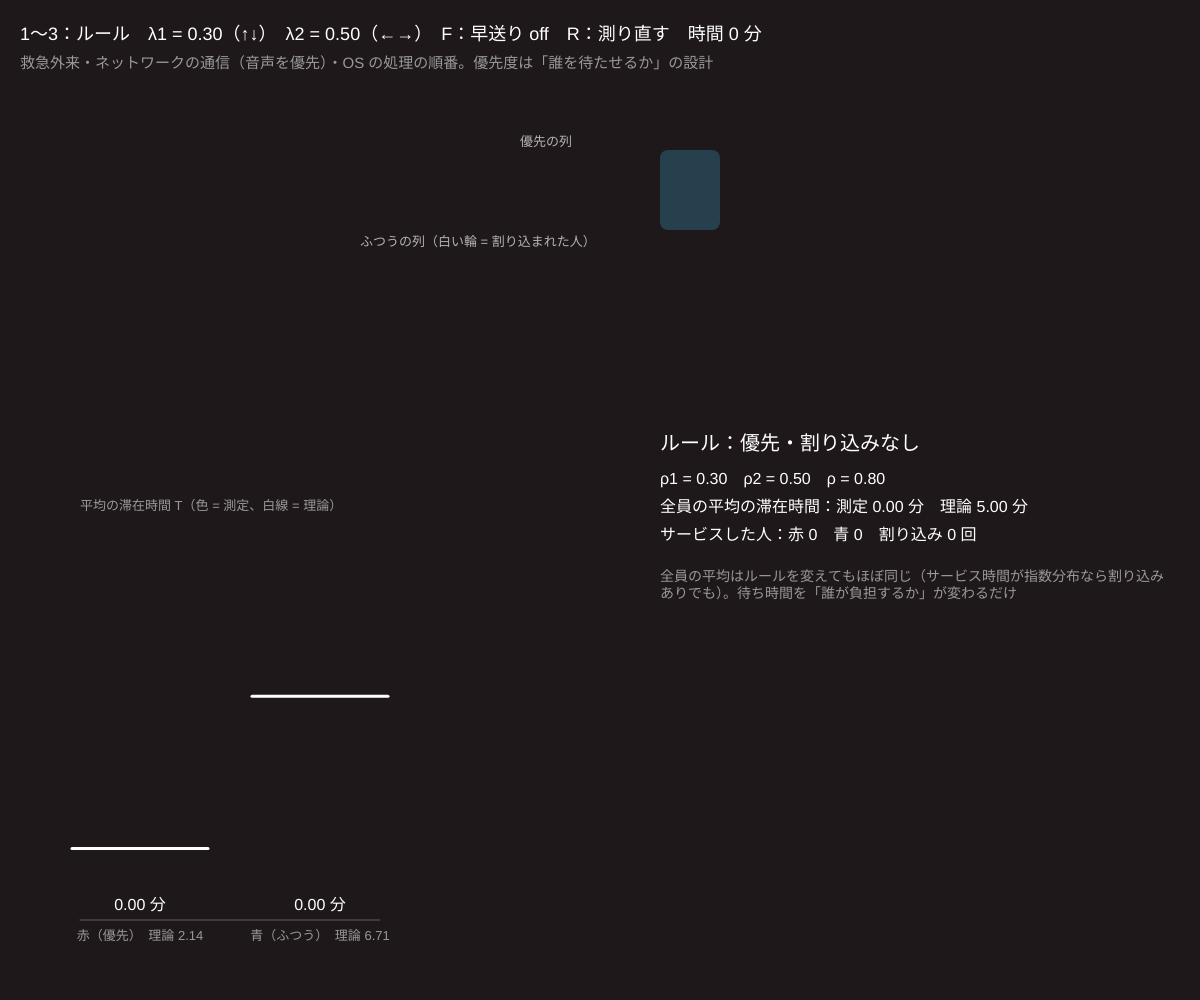
Frame 1 (no input)
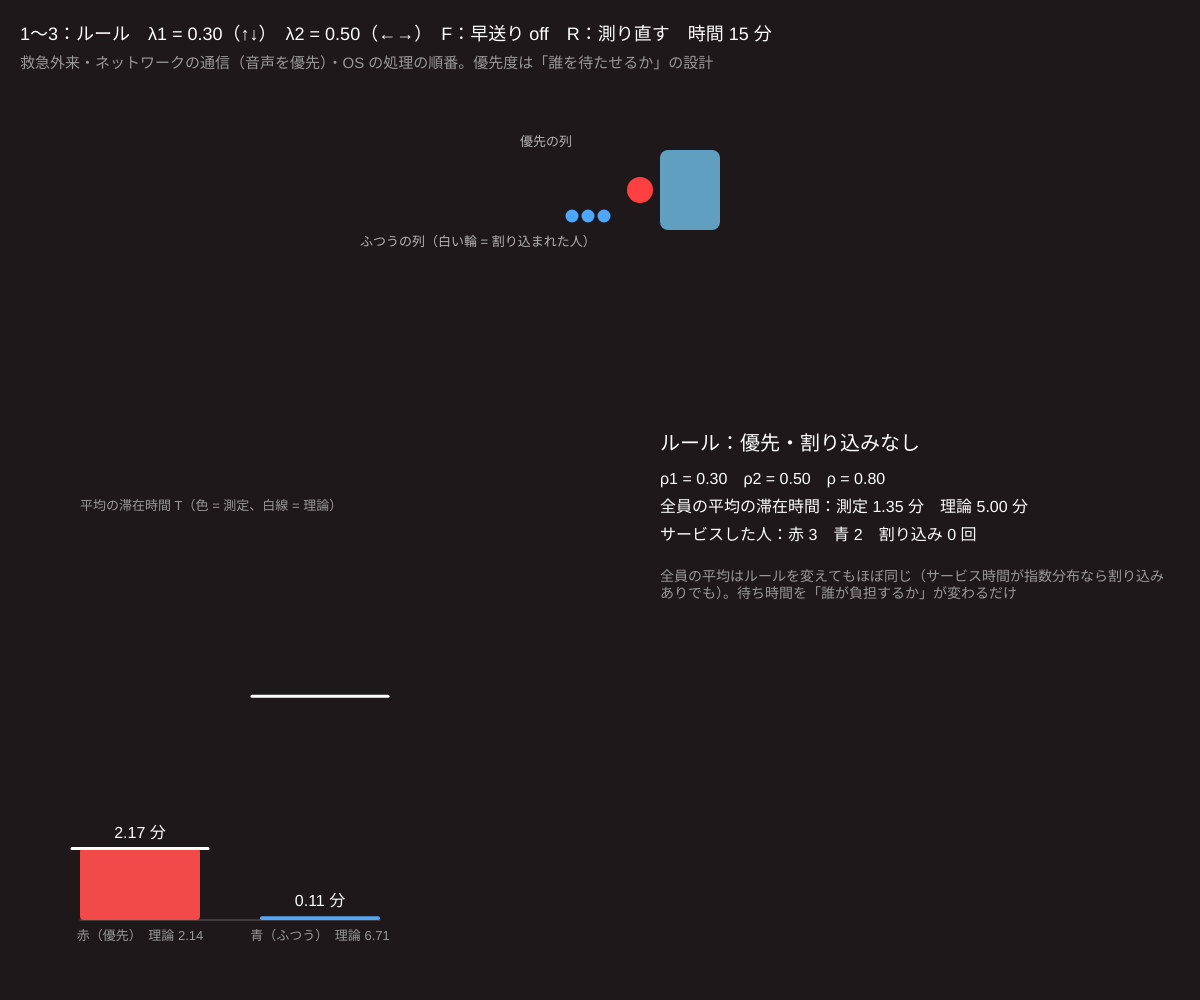
Frame 60 (no input)
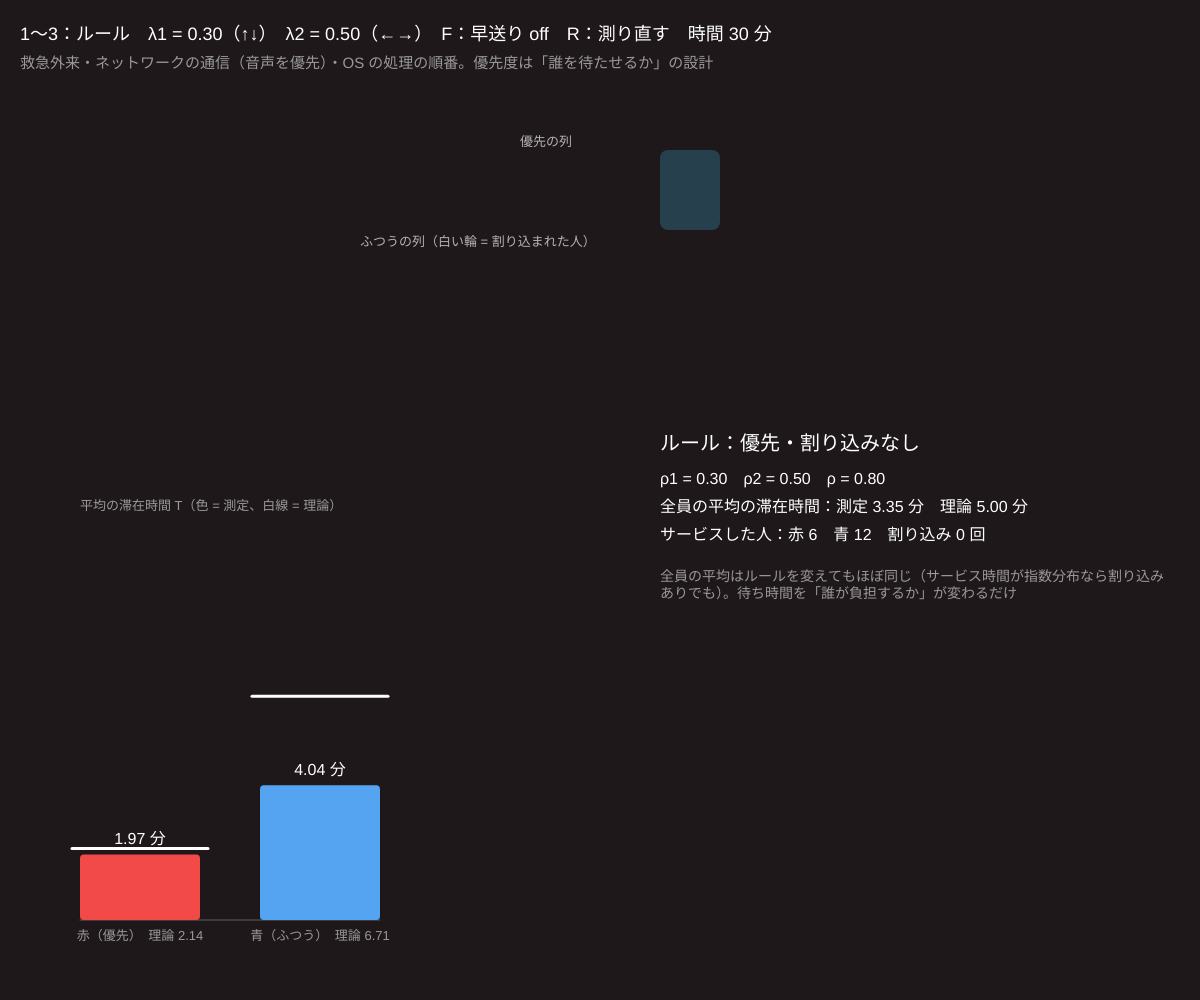
Frame 120 (the mouse pressed at the canvas centre since frame 60)

The p5.js sketch that drew these frames (run headless with seeded random() and noise() and a simulated clock; from frame 60 on, the mouse is pressed at the canvas centre):

// p5.js sketch
// ── sketch.js
// ============================================
// 09 優先度つき待ち行列
// 客が 2 種類：赤 = 優先客（救急・VIP）、青 = ふつうの客。窓口は 1 つ（平均サービス 1 分、指数分布）
//   1 = 先着順（FCFS）　2 = 優先・割り込みなし（いまのサービスは最後まで）　3 = 優先・割り込みあり（青を中断して赤を先に）
//   優先すると赤はほとんど待たないが、そのぶん青が待つ。全体の平均はほぼ変わらない（保存則）
// 1・2・3 = ルール / ↑↓ = 赤の到着率 λ1 / ←→ = 青の到着率 λ2 / F = 早送り / R = 測り直す
// ============================================

let lam1 = 0.3, lam2 = 0.5;   // ★ 到着率（赤・青）
let mu = 1;                   // ★ サービス率
let mode = 2;                 // 1, 2, 3
let names = ['', '先着順（FCFS）', '優先・割り込みなし', '優先・割り込みあり'];
let fast = false;
let t, nA1, nA2, depT, cur, q1, q2, sumT, cnt, nPre, flash;

function setup() {
  createCanvas(windowWidth, windowHeight);
  colorMode(HSB, 360, 100, 100, 100);
  textWrap(CHAR);
  resetSim();
}
function resetSim() {
  t = 0; nA1 = expRand(lam1); nA2 = expRand(lam2); depT = Infinity; cur = null;
  q1 = []; q2 = []; sumT = [0, 0, 0]; cnt = [0, 0, 0]; nPre = 0; flash = 0;
}
function begin(c) { cur = c; depT = t + c.rem; }
function pickNext() {
  if (mode === 1) {     // 先着順：2 つの列の先頭のうち、早く来たほう
    if (q1.length && (!q2.length || q1[0].arr < q2[0].arr)) return q1.shift();
    return q2.length ? q2.shift() : null;
  }
  return q1.length ? q1.shift() : q2.length ? q2.shift() : null;
}

function advance(tEnd) {
  while (min(nA1, nA2, depT) <= tEnd) {
    let tn = min(nA1, nA2, depT); t = tn;
    if (tn === depT) {
      sumT[cur.cls] += t - cur.arr; cnt[cur.cls]++;
      cur = null; depT = Infinity;
      let nx = pickNext(); if (nx) begin(nx);
    } else {
      let cls = tn === nA1 ? 1 : 2;
      let c = { cls, arr: t, rem: expRand(mu), pre: false };
      if (cls === 1) nA1 = t + expRand(lam1); else nA2 = t + expRand(lam2);
      if (!cur) begin(c);
      else if (mode === 3 && cls === 1 && cur.cls === 2) {   // ★ 割り込み：青の残り時間を覚えて列の先頭へ戻す
        cur.rem = depT - t; cur.pre = true; q2.unshift(cur); nPre++; flash = 20; begin(c);
      } else (cls === 1 ? q1 : q2).push(c);
      if (q2.length > 600) q2.pop();
    }
  }
  t = tEnd;
}

// ★ 理論値：各クラスの平均滞在時間 T（待ち＋サービス）
function theory() {
  let r1 = lam1 / mu, r = (lam1 + lam2) / mu, R = (lam1 + lam2) / (mu * mu);
  if (r >= 1) return [0, Infinity, Infinity];
  if (mode === 1) { let T = 1 / (mu - lam1 - lam2); return [0, T, T]; }
  if (mode === 2) return [0, R / (1 - r1) + 1 / mu, R / ((1 - r1) * (1 - r)) + 1 / mu];
  let T1 = 1 / (mu * (1 - r1));
  return [0, T1, 1 / (mu * (1 - r1)) + (r / mu) / ((1 - r1) * (1 - r))];
}

function draw() {
  background(345, 20, 12);
  advance(t + (fast ? 200 : 15) / 60);

  // ---- 窓口と 2 本の列
  let sx = width * 0.55, sy = 190;
  noStroke(); fill(200, 50, cur ? 75 : 30); rect(sx, sy - 40, 60, 80, 8);
  if (flash > 0) { fill(0, 80, 100, flash * 4); rect(sx - 8, sy - 48, 76, 96, 10); flash--; }
  if (cur) { fill(cur.cls === 1 ? color(0, 75, 100) : color(210, 70, 100)); circle(sx - 20, sy, 26); }
  for (let k = 0; k < min(q1.length, 40); k++) { fill(0, 75, 100); circle(sx - 56 - k * 16, sy - 26, 13); }
  for (let k = 0; k < min(q2.length, 40); k++) { let c = q2[k]; fill(210, 70, c.pre ? 60 : 100); circle(sx - 56 - k * 16, sy + 26, 13); if (c.pre) { stroke(0, 0, 100); noFill(); circle(sx - 56 - k * 16, sy + 26, 16); noStroke(); } }
  fill(0, 0, 70); textSize(13); text('優先の列', sx - 140, sy - 44); text('ふつうの列（白い輪 = 割り込まれた人）', sx - 300, sy + 56);

  // ---- 結果
  let th = theory(), r = (lam1 + lam2) / mu;
  let bx = 80, by = height - 80, bh = height * 0.4, bw = 120, Tmax = 12;
  stroke(0, 0, 100, 30); strokeWeight(1); line(bx, by, bx + bw * 2 + 60, by);
  for (let k = 1; k <= 2; k++) {
    let m = sumT[k] / max(cnt[k], 1), x = bx + (k - 1) * (bw + 60);
    noStroke(); fill(k === 1 ? color(0, 70, 95) : color(210, 65, 95));
    let h = min(m / Tmax, 1) * bh; rect(x, by - h, bw, h, 4);
    stroke(0, 0, 100); strokeWeight(3); let h2 = min(th[k] / Tmax, 1) * bh; line(x - 8, by - h2, x + bw + 8, by - h2);
    noStroke(); fill(0, 0, 100); textSize(16); textAlign(CENTER);
    text(nf(m, 1, 2) + ' 分', x + bw / 2, by - h - 10); fill(0, 0, 60); textSize(13);
    text((k === 1 ? '赤（優先）' : '青（ふつう）') + '　理論 ' + (th[k] === Infinity ? '∞' : nf(th[k], 1, 2)), x + bw / 2, by + 20);
    textAlign(LEFT);
  }
  fill(0, 0, 60); textSize(13); text('平均の滞在時間 T（色 = 測定、白線 = 理論）', bx, by - bh - 10);

  let tx = width * 0.55, ty = height * 0.45;
  let all = (sumT[1] + sumT[2]) / max(cnt[1] + cnt[2], 1);
  let allTh = (lam1 * th[1] + lam2 * th[2]) / (lam1 + lam2);
  fill(0, 0, 100); textSize(20); text('ルール：' + names[mode], tx, ty);
  textSize(16);
  text('ρ1 = ' + nf(lam1 / mu, 1, 2) + '　ρ2 = ' + nf(lam2 / mu, 1, 2) + '　ρ = ' + nf(r, 1, 2) + (r >= 1 ? '　→ 不安定（1 以上）' : ''), tx, ty + 34);
  text('全員の平均の滞在時間：測定 ' + nf(all, 1, 2) + ' 分　理論 ' + (allTh === Infinity ? '∞' : nf(allTh, 1, 2)) + ' 分', tx, ty + 62);
  text('サービスした人：赤 ' + cnt[1] + '　青 ' + cnt[2] + '　割り込み ' + nPre + ' 回', tx, ty + 90);
  fill(0, 0, 60); textSize(14);
  text('全員の平均はルールを変えてもほぼ同じ（サービス時間が指数分布なら割り込みありでも）。待ち時間を「誰が負担するか」が変わるだけ', tx, ty + 120, width - tx - 30);

  fill(0, 0, 100); textSize(18);
  text('1〜3：ルール　λ1 = ' + nf(lam1, 1, 2) + '（↑↓）　λ2 = ' + nf(lam2, 1, 2) + '（←→）　F：早送り ' + (fast ? 'ON' : 'off') + '　R：測り直す　時間 ' + nf(t, 1, 0) + ' 分', 20, 40);
  fill(0, 0, 60); textSize(15);
  text('救急外来・ネットワークの通信（音声を優先）・OS の処理の順番。優先度は「誰を待たせるか」の設計', 20, 68);
}

function keyPressed() {
  if (key === '1' || key === '2' || key === '3') { mode = int(key); resetSim(); }
  let arrow = key === UP_ARROW || key === DOWN_ARROW || key === LEFT_ARROW || key === RIGHT_ARROW;
  if (key === UP_ARROW) lam1 = min(0.9, lam1 + 0.05);
  if (key === DOWN_ARROW) lam1 = max(0.05, lam1 - 0.05);
  if (key === RIGHT_ARROW) lam2 = min(0.9, lam2 + 0.05);
  if (key === LEFT_ARROW) lam2 = max(0.05, lam2 - 0.05);
  if (lam1 + lam2 > 0.95) { if (key === UP_ARROW) lam1 = 0.95 - lam2; else lam2 = 0.95 - lam1; }   // ★ ρ < 1 に保つ
  lam1 = round(lam1 * 100) / 100; lam2 = round(lam2 * 100) / 100;
  if (arrow) resetSim();
  if (key === 'f' || key === 'F') fast = !fast;
  if (key === 'r' || key === 'R') resetSim();
}

// ---------- やってみよう ----------
// 1. 1 → 2 → 3 と切り替えて、赤と青の待ち時間がどう入れかわるかを見る（F で早送り）
// 2. 赤の割合を増やしていく（↑）。優先が多すぎると「優先」の意味がなくなるのはなぜ？
// 3. 3 クラスに増やす（q3 を追加）。いちばん下のクラスの待ち時間はどうなる？
// 4. サービス時間の短い客を優先する（SPT ルール）と全員の平均が減る。pickNext を rem の小さい順に変えて試す

// ==================================================
// ここから下は「道具」
// ==================================================
function expRand(rate) { return -Math.log(1 - Math.random()) / rate; }
